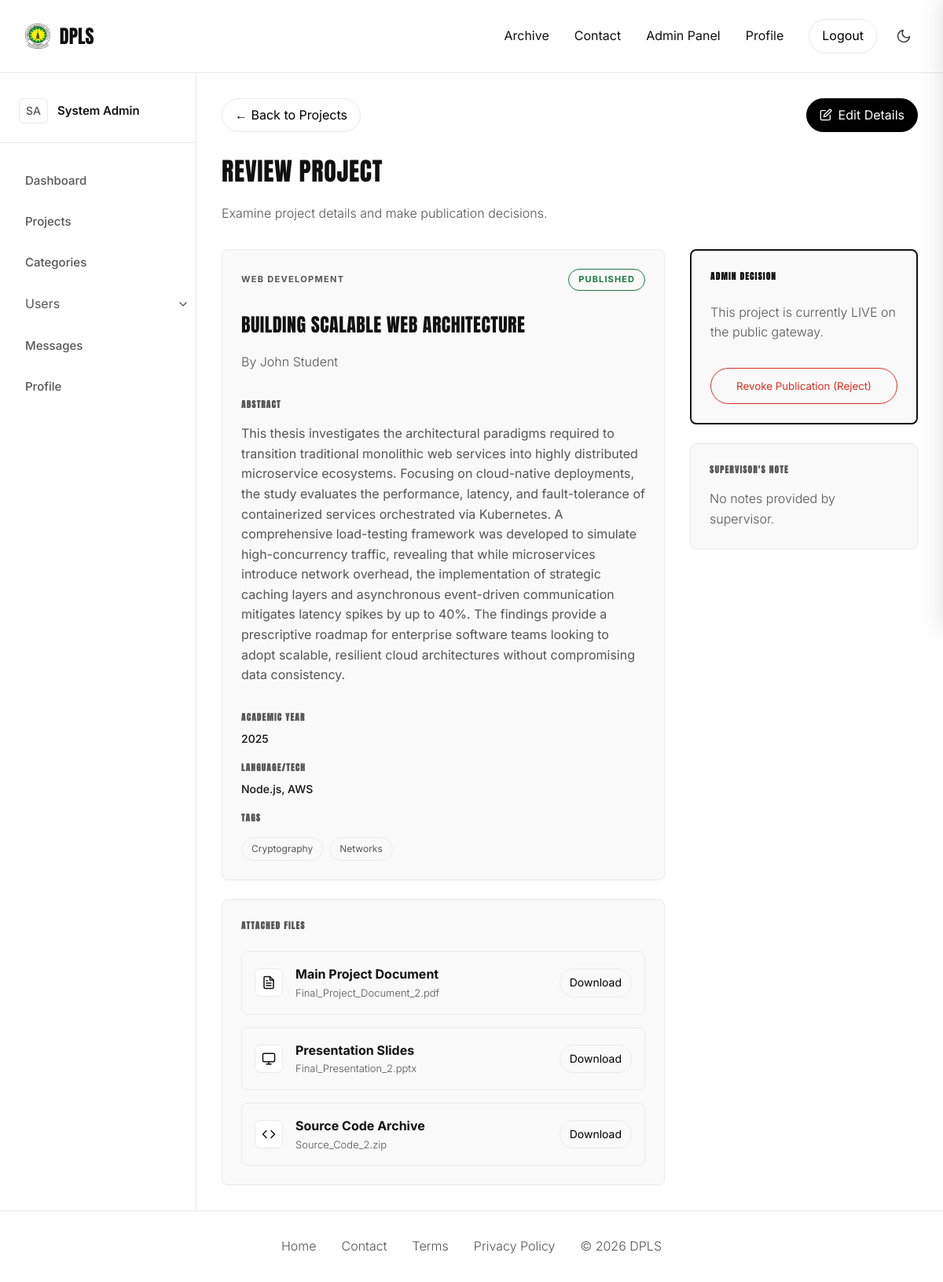
The app's page /admin/project.php?id=2 (signed in) with its own data.
### tables this page shows
CREATE TABLE IF NOT EXISTS projects (
    id INT AUTO_INCREMENT PRIMARY KEY,
    title VARCHAR(255) NOT NULL,
    abstract TEXT NOT NULL,
    student_id INT,
    supervisor_id INT,
    category_id INT,
    supervisor_status ENUM('pending', 'approved', 'rejected') DEFAULT 'pending',
    supervisor_note TEXT,
    admin_status ENUM('pending', 'published', 'rejected') DEFAULT 'pending',
    year INT NOT NULL,
    language VARCHAR(100),
    created_at TIMESTAMP DEFAULT CURRENT_TIMESTAMP,
    FOREIGN KEY (student_id) REFERENCES users(id) ON DELETE SET NULL,
    FOREIGN KEY (supervisor_id) REFERENCES users(id) ON DELETE SET NULL,
    FOREIGN KEY (category_id) REFERENCES categories(id) ON DELETE SET NULL,
    FULLTEXT(title, abstract)
);

CREATE TABLE IF NOT EXISTS categories (
    id INT AUTO_INCREMENT PRIMARY KEY,
    name VARCHAR(255) UNIQUE NOT NULL,
    created_at TIMESTAMP DEFAULT CURRENT_TIMESTAMP
);

CREATE TABLE IF NOT EXISTS users (
    id INT AUTO_INCREMENT PRIMARY KEY,
    name VARCHAR(255) NOT NULL,
    email VARCHAR(255) UNIQUE NOT NULL,
    password_hash VARCHAR(255) NOT NULL,
    role ENUM('admin', 'supervisor', 'student') NOT NULL,
    status ENUM('active', 'suspended') DEFAULT 'active',
    level VARCHAR(50) DEFAULT NULL,
    mat_no VARCHAR(100) DEFAULT NULL,
    year INT DEFAULT NULL,
    created_at TIMESTAMP DEFAULT CURRENT_TIMESTAMP
);

CREATE TABLE IF NOT EXISTS files (
    id INT AUTO_INCREMENT PRIMARY KEY,
    project_id INT NOT NULL,
    file_name VARCHAR(255) NOT NULL,
    original_name VARCHAR(255) NOT NULL,
    file_type ENUM('document', 'source_code', 'presentation', 'other') NOT NULL,
    mime_type VARCHAR(100) NOT NULL,
    uploaded_at TIMESTAMP DEFAULT CURRENT_TIMESTAMP,
    FOREIGN KEY (project_id) REFERENCES projects(id) ON DELETE CASCADE
);

### helpers/utils.php (called while the page is built, shortened)
<?php
function h($string) {
    return htmlspecialchars($string ?? '', ENT_QUOTES, 'UTF-8');
}

### admin/project.php (the view, shortened to what this page needs)
<?php
$id = (int)($_GET['id'] ?? 0);
global $pdo;
$stmt = $pdo->prepare("
    SELECT p.*, s.name as supervisor_name, u.name as student_name, c.name as category_name
    FROM projects p
    LEFT JOIN users s ON p.supervisor_id = s.id
    LEFT JOIN users u ON p.student_id = u.id
    LEFT JOIN categories c ON p.category_id = c.id
    WHERE p.id = ?
");
$stmt->execute([$id]);
$project = $stmt->fetch();
$stmtFiles = $pdo->prepare("SELECT id, file_name, original_name, file_type FROM files WHERE project_id = ?");
$stmtFiles->execute([$id]);
$files = $stmtFiles->fetchAll();
$stmtTags = $pdo->prepare("SELECT t.name FROM tags t JOIN project_tags pt ON t.id = pt.tag_id WHERE pt.project_id = ?");
$stmtTags->execute([$id]);
$tags = $stmtTags->fetchAll(PDO::FETCH_COLUMN);
require_once __DIR__ . '/../components/header.php';
?>
<div class="mb-4 flex-between header-actions" style="align-items: flex-start;">
    <div>
        <a href="projects.php" class="btn btn-outline mb-3" style="padding: 8px 16px;">&larr; Back to Projects</a>
        <h1>Review Project</h1>
        <p class="subtext">Examine project details and make publication decisions.</p>
    </div>
    <div>
        <a href="project_edit.php?id=<?= $id ?>" class="btn" style="padding: 8px 16px; display: inline-flex; align-items: center; gap: 8px;">
            Edit Details
        </a>
    </div>
</div>
<div class="grid-auto-fit" style="grid-template-columns: 2fr 1fr; align-items: start;">
    <div class="flex-column" style="gap: 24px;">
        <div class="panel">
            <div class="flex-between mb-3">
                <span class="micro-label"><?= h($project['category_name']) ?></span>
                <span class="badge <?= $project['admin_status'] ?>"><?= h($project['admin_status']) ?></span>
            </div>
            <h2 class="mb-2"><?= h($project['title']) ?></h2>
            <div class="label mb-4">By <?= h($project['student_name']) ?></div>
            <h3 class="eyebrow mb-2">Abstract</h3>
            <p style="white-space: pre-wrap; line-height: 1.6; color: var(--text-secondary);"><?= h($project['abstract']) ?></p>
            <div class="grid-auto-fit mt-4" style="gap: 16px;">
                <div>
                    <h3 class="eyebrow mb-1">Academic Year</h3>
                    <div style="font-size: 14px; font-weight: 500;"><?= h($project['year']) ?></div>
                </div>
                <div>
                    <h3 class="eyebrow mb-1">Language/Tech</h3>
                    <div style="font-size: 14px; font-weight: 500;"><?= h($project['language']) ?: 'N/A' ?></div>
                </div>
                <?php if (!empty($tags)): ?>
                    <div style="grid-column: 1 / -1;">
                        <h3 class="eyebrow mb-2">Tags</h3>
                        <div style="display: flex; gap: 8px; flex-wrap: wrap;">
                            <?php foreach ($tags as $tag): ?>
                                <span style="background: var(--surface); padding: 4px 12px; border-radius: 16px; font-size: 12px; color: var(--text-secondary); border: 1px solid var(--line);"><?= h($tag) ?></span>
                            <?php endforeach; ?>
                        </div>
                    </div>
                <?php endif; ?>
            </div>
        </div>
        <div class="panel">
            <h3 class="eyebrow mb-3">Attached Files</h3>
            <?php if (!empty($files)): ?>
                <div class="flex-column">
                    <?php foreach ($files as $file): ?>
                        <div class="card flex-between" style="padding: 16px;">
                            <div style="display: flex; align-items: center; gap: 16px;">
                                <div class="icon-box">
                                    <?php if ($file['file_type'] === 'document'): ?>
                                        <svg xmlns="http://www.w3.org/2000/svg" width="18" height="18" viewBox="0 0 24 24" fill="none" stroke="currentColor" stroke-width="2" stroke-linecap="round" stroke-linejoin="round"><path d="M14 2H6a2 2 0 0 0-2 2v16a2 2 0 0 0 2 2h12a2 2 0 0 0 2-2V8z"></path><polyline points="14 2 14 8 20 8"></polyline><line x1="16" y1="13" x2="8" y2="13"></line><line x1="16" y1="17" x2="8" y2="17"></line><polyline points="10 9 9 9 8 9"></polyline></svg>
                                    <?php elseif ($file['file_type'] === 'presentation'): ?>
                                        <svg xmlns="http://www.w3.org/2000/svg" width="18" height="18" viewBox="0 0 24 24" fill="none" stroke="currentColor" stroke-width="2" stroke-linecap="round" stroke-linejoin="round"><rect x="2" y="3" width="20" height="14" rx="2" ry="2"></rect><line x1="8" y1="21" x2="16" y2="21"></line><line x1="12" y1="17" x2="12" y2="21"></line></svg>
                                    <?php elseif ($file['file_type'] === 'source_code'): ?>
                                        <svg xmlns="http://www.w3.org/2000/svg" width="18" height="18" viewBox="0 0 24 24" fill="none" stroke="currentColor" stroke-width="2" stroke-linecap="round" stroke-linejoin="round"><polyline points="16 18 22 12 16 6"></polyline><polyline points="8 6 2 12 8 18"></polyline></svg>
                                    <?php endif; ?>
                                </div>
                                <div>
                                    <?php
                                        $type_labels = [
                                            'document' => 'Main Project Document',
                                            'presentation' => 'Presentation Slides',
                                            'source_code' => 'Source Code Archive',
                                            'other' => 'Additional File'
                                        ];
                                        $display_label = $type_labels[$file['file_type']] ?? 'Attached File';
                                    ?>
                                    <strong><?= h($display_label) ?></strong>
                                    <div class="subtext" style="font-size: 13px;"><?= h($file['original_name']) ?></div>
                                </div>
                            </div>
                            <a href="../download.php?id=<?= $file['id'] ?>" class="btn btn-outline" style="padding: 6px 12px; font-size: 14px;">Download</a>
                        </div>
                    <?php endforeach; ?>
                </div>
            <?php else: ?>
                <p class="subtext">No files currently attached.</p>
            <?php endif; ?>
        </div>
    </div>
    <div class="flex-column" style="gap: 24px;">
        <div class="panel" style="border: 2px solid var(--text-primary);">
            <h3 class="eyebrow mb-3" style="color: var(--text-primary);">Admin Decision</h3>
            <?php if ($project['admin_status'] === 'published'): ?>
                <p class="subtext mb-4">This project is currently LIVE on the public gateway.</p>
                <form method="POST" action="" onsubmit="return confirm('Are you sure you want to unpublish and reject this project?');">
                    <button type="submit" class="btn btn-outline" style="width: 100%; border-color: var(--danger); color: var(--danger);">Revoke Publication (Reject)</button>
                </form>
            <?php endif; ?>
        </div>
        <?php if (!empty($project['supervisor_note'])): ?>
            <div class="panel" style="border-left: 4px solid var(--accent); background: var(--surface);">
                <h3 class="eyebrow mb-2">Supervisor's Note</h3>
                <div class="label mb-3" style="font-size: 13px;">By <?= h($project['supervisor_name']) ?></div>
                <p style="white-space: pre-wrap; font-size: 14px; line-height: 1.5;"><?= h($project['supervisor_note']) ?></p>
            </div>
        <?php else: ?>
            <div class="panel">
                <h3 class="eyebrow mb-2">Supervisor's Note</h3>
                <p class="subtext">No notes provided by supervisor.</p>
            </div>
        <?php endif; ?>
    </div>
</div>
<?php require_once __DIR__ . '/../components/footer.php'; ?>

### assets/css/index.css (style rules this page uses)
:root { --bg: #ffffff; --text-primary: #111111; --text-secondary: #555555; --line: #eaeaea; --panel: #f9f9f9; --accent: #000000; --accent-hover: #333333; --success: #1b7a43; --danger: #d93025; --warning: #b37300; }
* { box-sizing: border-box; margin: 0; padding: 0; font-family: 'Inter', sans-serif; box-shadow: none !important; }
body { background-color: var(--bg); color: var(--text-primary); min-height: 100vh; display: flex; flex-direction: column; }
h1, h2, h3, h4, h5, h6 { font-family: 'Anton', sans-serif; font-weight: 400; text-transform: uppercase; letter-spacing: 0.02em; margin-bottom: 16px; }
p, li, span, div { font-weight: 400; line-height: 1.6; }
.subtext, .label, label, .intro { font-weight: 300; color: var(--text-secondary); }
.eyebrow, .micro-label { font-size: 11px; font-weight: 700; text-transform: uppercase; letter-spacing: 0.12em; color: var(--text-secondary); }
a { text-decoration: none; color: inherit; transition: color 0.2s ease; }
.panel, .card { background: var(--panel); border-radius: 8px; border: 1px solid var(--line); padding: 24px; }
.card.flex-between { flex-wrap: wrap !important; gap: 16px; }
.card.flex-between > div { max-width: 100%; word-break: break-word; }
.grid-auto-fit { display: grid; grid-template-columns: repeat(auto-fit, minmax(300px, 1fr)); gap: 32px; }
button, .btn { display: inline-block; padding: 14px 32px; border-radius: 9999px; border: 1px solid var(--accent); background: var(--accent); color: var(--bg); font-family: 'Inter', sans-serif; font-weight: 400; text-align: center; white-space: nowrap; cursor: pointer; outline: none; transition: all 0.2s ease; }
.btn-outline { background: transparent; color: var(--accent); border: 1px solid var(--line); }
.badge { display: inline-block; padding: 4px 12px; border-radius: 9999px; font-size: 11px; font-weight: 700; text-transform: uppercase; letter-spacing: 0.1em; border: 1px solid var(--line); }
.badge.approved, .badge.published { color: var(--success); border-color: var(--success); }
.icon-box { width: 36px; height: 36px; display: flex; align-items: center; justify-content: center; background: var(--bg); border: 1px solid var(--line); border-radius: 8px; flex-shrink: 0; }
.mb-1 { margin-bottom: 8px; }
.mb-2 { margin-bottom: 16px; }
.mb-3 { margin-bottom: 24px; }
.mb-4 { margin-bottom: 32px; }
.mt-4 { margin-top: 32px; }
.flex-between { display: flex; justify-content: space-between; align-items: center; }
.flex-column { display: flex; flex-direction: column; gap: 16px; }

### records on screen
projects: category.name "WEB DEVELOPMENT", admin_status "PUBLISHED", title "BUILDING SCALABLE WEB ARCHITECTURE", student.name "John Student", abstract "This thesis investigates the architectural paradigms required to transition traditional monolithic web services into highly distributed microservice ecosystems. Focusing on cloud-native deployments, the study evaluates the performance, latency, and fault-tolerance of containerized services orchestrated via Kubernetes. A comprehensive load-testing framework was developed to simulate high-concurrency traffic, revealing that while microservices introduce network overhead, the implementation of strategic caching layers and asynchronous event-driven communication mitigates latency spikes by up to 40%. The findings provide a prescriptive roadmap for enterprise software teams looking to adopt…", year "2025", language "Node.js, AWS"
files: file_type "Main Project Document", original_name "Final_Project_Document_2.pdf"
files: file_type "Presentation Slides", original_name "Final_Presentation_2.pptx"
files: file_type "Source Code Archive", original_name "Source_Code_2.zip"

### other values on screen
$initials "SA"
$name "System Admin"
$label "Dashboard Projects Categories Messages Profile"
$tag "Cryptography"
$tag "Networks"
